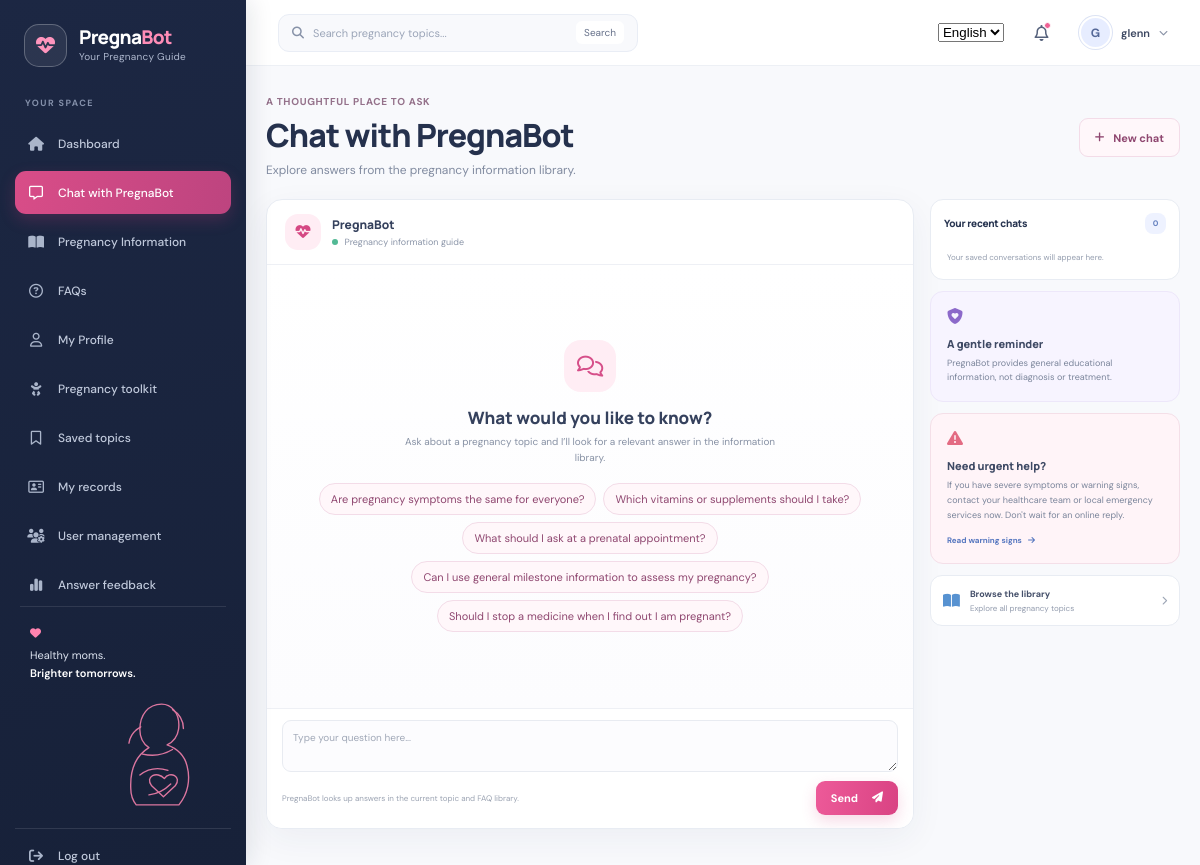
Page /chat/ (signed in) on the committed database.
### apps/core/models.py (models this page shows, shortened)
class FAQ(models.Model):
    question = models.CharField(max_length=280)
    answer = models.TextField()
    topic = models.ForeignKey(
        PregnancyTopic,
        related_name="faqs",
        on_delete=models.SET_NULL,
        null=True,
        blank=True,
    )
    position = models.PositiveSmallIntegerField(default=0)
    is_published = models.BooleanField(default=True)
    source_name = models.CharField(max_length=120, blank=True)
    source_url = models.URLField(blank=True)
    class Meta:
        ordering = ["position", "question"]
        verbose_name = "FAQ"
        verbose_name_plural = "FAQs"

### apps/core/chatbot.py (the view, shortened to what this page needs)
# urls.py: path("chat/", chatbot.chatbot, name="chatbot"),
@login_required(login_url="login")
@require_http_methods(["GET", "POST"])
def chatbot(request, conversation_id=None):
    conversation = None
    if conversation_id is not None:
        conversation = get_object_or_404(
            ChatConversation,
            pk=conversation_id,
            user=request.user,
        )
    page_obj = None
    if conversation is not None:
        message_list = conversation.messages.all()
        paginator = Paginator(message_list, 30)
        page_obj = paginator.get_page(request.GET.get("page", paginator.num_pages or 1))
    return render(
        request,
        "pregnancy/chatbot.html",
        {
            "conversation": conversation,
            "chat_messages": page_obj.object_list if page_obj else [],
            "message_page": page_obj,
            "recent_conversations": ChatConversation.objects.filter(
                user=request.user,
            ).order_by("-updated_at")[:8],
            "suggested_questions": FAQ.objects.filter(
                is_published=True,
            ).order_by(
                "position", "pk"
            )[:5],
        },
    )

### templates/pregnancy/chatbot.html (shortened to what this page needs)
{% extends "pregnancy/base.html" %}
{% load i18n %}
{% block content %}
<div class="chat-page">
  <div class="chat-heading">
    <div><span class="eyebrow">{% trans "A thoughtful place to ask" %}</span><h1>{% if conversation %}{{ conversation.title }}{% else %}{% trans "Chat with PregnaBot" %}{% endif %}</h1><p>{% trans "Explore answers from the pregnancy information library." %}</p></div>
    <a class="button button-soft" href="{% url 'chatbot' %}"><i class="fa-solid fa-plus" aria-hidden="true"></i> {% trans "New chat" %}</a>
  </div>
  <div class="chat-workspace">
    <section class="chat-panel" aria-label="Chat conversation">
      <div class="chat-panel-header">
        <span class="bot-avatar"><i class="fa-solid fa-heart-pulse" aria-hidden="true"></i></span>
        <div><strong>PregnaBot</strong><span><i class="online-dot"></i> Pregnancy information guide</span></div>
      </div>
      <div class="chat-stream" aria-live="polite">
        {% if not chat_messages %}
        <div class="chat-welcome">
          <span class="welcome-chat-icon"><i class="fa-regular fa-comments" aria-hidden="true"></i></span>
          <h2>{% trans "What would you like to know?" %}</h2>
          <p>{% trans "Ask about a pregnancy topic and I’ll look for a relevant answer in the information library." %}</p>
          <div class="suggestion-chips">
            {% for question in suggested_questions %}
            <button type="button" class="suggestion-question" data-suggest-question="{{ question.question }}">{{ question.question }}</button>
            {% empty %}
            <a href="{% url 'pregnancy_information' %}?category=nutrition">Nutrition &amp; hydration</a>
            <a href="{% url 'pregnancy_information' %}?category=prenatal">Prenatal visits</a>
            {% endfor %}
          </div>
        </div>
        {% endif %}
      </div>
      <form class="chat-composer" method="post">
        <textarea id="chat-question" name="question" rows="2" maxlength="4000" placeholder="{% trans 'Type your question here...' %}" required></textarea>
        <div class="composer-bottom"><span>{% trans "PregnaBot looks up answers in the current topic and FAQ library." %}</span><button class="button button-pink" type="submit"><span>{% trans "Send" %}</span><i class="fa-solid fa-paper-plane" aria-hidden="true"></i></button></div>
      </form>
    </section>
    <aside class="chat-side">
      <div class="chat-history-card">
        <div class="panel-heading"><h2>{% trans "Your recent chats" %}</h2><span>{{ recent_conversations|length }}</span></div>
        <div class="chat-history-list">
          {% for recent in recent_conversations %}
          <div class="chat-history-row">
          <a class="chat-history-link {% if conversation and conversation.pk == recent.pk %}is-current{% endif %}" href="{% url 'chat_conversation' recent.pk %}">
            <i class="fa-regular fa-message" aria-hidden="true"></i>
            <span><strong>{{ recent.title|truncatechars:38 }}</strong><small>{{ recent.updated_at|date:"M j, g:i A" }}</small></span>
          </a>
          {% if conversation and conversation.pk == recent.pk %}
          <details class="conversation-actions"><summary>Manage</summary>
            <form method="post" action="{% url 'chat_rename' recent.pk %}">{% csrf_token %}<label class="visually-hidden" for="conversation-title">Conversation name</label><input id="conversation-title" name="title" maxlength="120" value="{{ recent.title }}" required><button type="submit">Rename</button></form>
            <a href="{% url 'chat_export' recent.pk %}">Export as text</a>
            <form method="post" action="{% url 'chat_delete' recent.pk %}" onsubmit="return confirm('Delete this conversation and its messages?');">{% csrf_token %}<button type="submit" class="danger-action">Delete conversation</button></form>
          </details>
          {% endif %}
          </div>
          {% empty %}
          <p class="chat-history-empty">Your saved conversations will appear here.</p>
          {% endfor %}
        </div>
      </div>
      <div class="chat-safety-card"><i class="fa-solid fa-shield-heart" aria-hidden="true"></i><h2>{% trans "A gentle reminder" %}</h2><p>{% trans "PregnaBot provides general educational information, not diagnosis or treatment." %}</p></div>
      <div class="chat-safety-card urgent-card"><i class="fa-solid fa-triangle-exclamation" aria-hidden="true"></i><h2>{% trans "Need urgent help?" %}</h2><p>{% trans "If you have severe symptoms or warning signs, contact your healthcare team or local emergency services now. Don't wait for an online reply." %}</p><a class="text-link" href="{% url 'pregnancy_information' %}?category=warning-signs">{% trans "Read warning signs" %} <i class="fa-solid fa-arrow-right" aria-hidden="true"></i></a></div>
      <a class="chat-library-link" href="{% url 'pregnancy_information' %}"><i class="fa-solid fa-book-open" aria-hidden="true"></i><span><strong>Browse the library</strong><small>Explore all pregnancy topics</small></span><i class="fa-solid fa-chevron-right" aria-hidden="true"></i></a>
    </aside>
  </div>
</div>
{% endblock %}

### templates/pregnancy/base.html (shortened to what this page needs)
{% load static i18n %}
<!doctype html>
<html lang="{{ LANGUAGE_CODE }}">
<head>
  <link rel="stylesheet" href="https://cdnjs.cloudflare.com/ajax/libs/font-awesome/6.5.1/css/all.min.css">
  <link rel="stylesheet" href="{% static 'css/pregnabot.css' %}">
</head>
<body>
  <div class="app-shell">
    <aside class="sidebar" id="app-sidebar" aria-label="Main navigation">
      <a class="brand" href="{% url 'dashboard' %}">
        <span class="brand-mark"><i class="fa-solid fa-heart-pulse" aria-hidden="true"></i></span>
        <span class="brand-copy"><strong>Pregna<span>Bot</span></strong><small>Your Pregnancy Guide</small></span>
      </a>
      <nav class="side-nav">
        <span class="nav-caption">{% trans "YOUR SPACE" %}</span>
        <a class="side-link {% if request.resolver_match.url_name == 'dashboard' %}is-active{% endif %}" href="{% url 'dashboard' %}">
          <i class="fa-solid fa-house" aria-hidden="true"></i><span>{% trans "Dashboard" %}</span>
        </a>
        <a class="side-link {% if request.resolver_match.url_name == 'chatbot' or request.resolver_match.url_name == 'chat_conversation' %}is-active{% endif %}" href="{% url 'chatbot' %}">
          <i class="fa-regular fa-message" aria-hidden="true"></i><span>{% trans "Chat with PregnaBot" %}</span>
        </a>
        <a class="side-link {% if request.resolver_match.url_name == 'pregnancy_information' or request.resolver_match.url_name == 'topic_detail' %}is-active{% endif %}" href="{% url 'pregnancy_information' %}">
          <i class="fa-solid fa-book-open" aria-hidden="true"></i><span>{% trans "Pregnancy Information" %}</span>
        </a>
        <a class="side-link {% if request.resolver_match.url_name == 'faq_list' %}is-active{% endif %}" href="{% url 'faq_list' %}">
          <i class="fa-regular fa-circle-question" aria-hidden="true"></i><span>{% trans "FAQs" %}</span>
        </a>
        <a class="side-link {% if request.resolver_match.url_name == 'profile' %}is-active{% endif %}" href="{% url 'profile' %}">
          <i class="fa-regular fa-user" aria-hidden="true"></i><span>{% trans "My Profile" %}</span>
        </a>
        <a class="side-link {% if request.resolver_match.url_name == 'pregnancy_profile' %}is-active{% endif %}" href="{% url 'pregnancy_profile' %}">
          <i class="fa-solid fa-baby" aria-hidden="true"></i><span>{% trans "Pregnancy toolkit" %}</span>
        </a>
        <a class="side-link {% if request.resolver_match.url_name == 'bookmarks' %}is-active{% endif %}" href="{% url 'bookmarks' %}">
          <i class="fa-regular fa-bookmark" aria-hidden="true"></i><span>{% trans "Saved topics" %}</span>
        </a>
        <a class="side-link {% if request.resolver_match.url_name == 'info_list' %}is-active{% endif %}" href="{% url 'info:info_list' %}">
          <i class="fa-regular fa-address-card" aria-hidden="true"></i><span>{% trans "My records" %}</span>
        </a>
        {% if request.user.is_superuser %}
        <a class="side-link {% if request.resolver_match.url_name == 'user_list' %}is-active{% endif %}" href="{% url 'users:user_list' %}">
          <i class="fa-solid fa-users-gear" aria-hidden="true"></i><span>{% trans "User management" %}</span>
        </a>
        <a class="side-link {% if request.resolver_match.url_name == 'feedback_analytics' %}is-active{% endif %}" href="{% url 'feedback_analytics' %}">
          <i class="fa-solid fa-chart-simple" aria-hidden="true"></i><span>{% trans "Answer feedback" %}</span>
        </a>
        {% endif %}
      </nav>
      <div class="sidebar-bottom">
        <div class="sidebar-note">
          <span class="sidebar-note-heart"><i class="fa-solid fa-heart" aria-hidden="true"></i></span>
          <p>Healthy moms.<br><strong>Brighter tomorrows.</strong></p>
        </div>
        <form method="post" action="{% url 'logout' %}">
          <button class="side-link logout-link" type="submit">
            <i class="fa-solid fa-arrow-right-from-bracket" aria-hidden="true"></i><span>{% trans "Log out" %}</span>
          </button>
        </form>
      </div>
    </aside>
    <main class="main-area">
      <header class="topbar">
        <form class="global-search" action="{% url 'pregnancy_information' %}" method="get" role="search">
          <i class="fa-solid fa-magnifying-glass" aria-hidden="true"></i>
          <input type="search" name="q" value="{{ request.GET.q|default:'' }}" placeholder="{% trans 'Search pregnancy topics...' %}" aria-label="{% trans 'Search pregnancy information' %}">
          <button type="submit">{% trans "Search" %}</button>
        </form>
        <div class="topbar-right">
          <form method="post" action="{% url 'set_language' %}" class="language-switch">
            <select id="language-select" name="language" onchange="this.form.submit()" aria-label="{% trans 'Choose language' %}">
              <option value="en" {% if LANGUAGE_CODE == 'en' or LANGUAGE_CODE == 'en-us' %}selected{% endif %}>English</option>
            </select>
          </form>
          <a class="notification-button" href="{% url 'faq_list' %}" aria-label="Browse helpful answers" title="Browse helpful answers">
            <i class="fa-regular fa-bell" aria-hidden="true"></i><span></span>
          </a>
          <details class="account-menu">
            <summary aria-label="Open account menu">
              <span class="avatar">{{ request.user.first_name|first|default:request.user.username|first|upper }}</span>
              <span class="account-name">{{ display_name|default:request.user.get_full_name|default:request.user.username }}</span>
              <i class="fa-solid fa-chevron-down account-chevron" aria-hidden="true"></i>
            </summary>
          </details>
        </div>
      </header>
      <div class="page-content">
        {% block content %}{% endblock %}
      </div>
    </main>
  </div>
</body>
</html>

### rows in the picture
FAQ: question "Are pregnancy symptoms the same for everyone?"
FAQ: question "Which vitamins or supplements should I take?"
FAQ: question "What should I ask at a prenatal appointment?"
FAQ: question "Can I use general milestone information to assess my pregnancy?"
FAQ: question "Should I stop a medicine when I find out I am pregnant?"

### other values in the picture
{{ recent_conversations|length }} "0"
